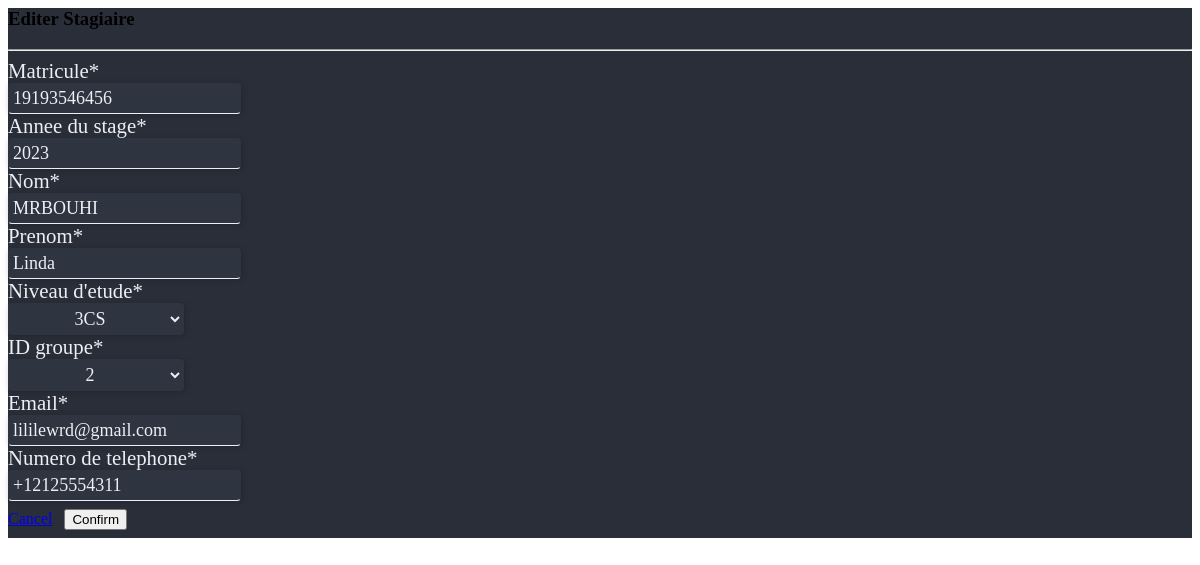
Before: /Stagier/edit/2/ (signed in) with the older database file.
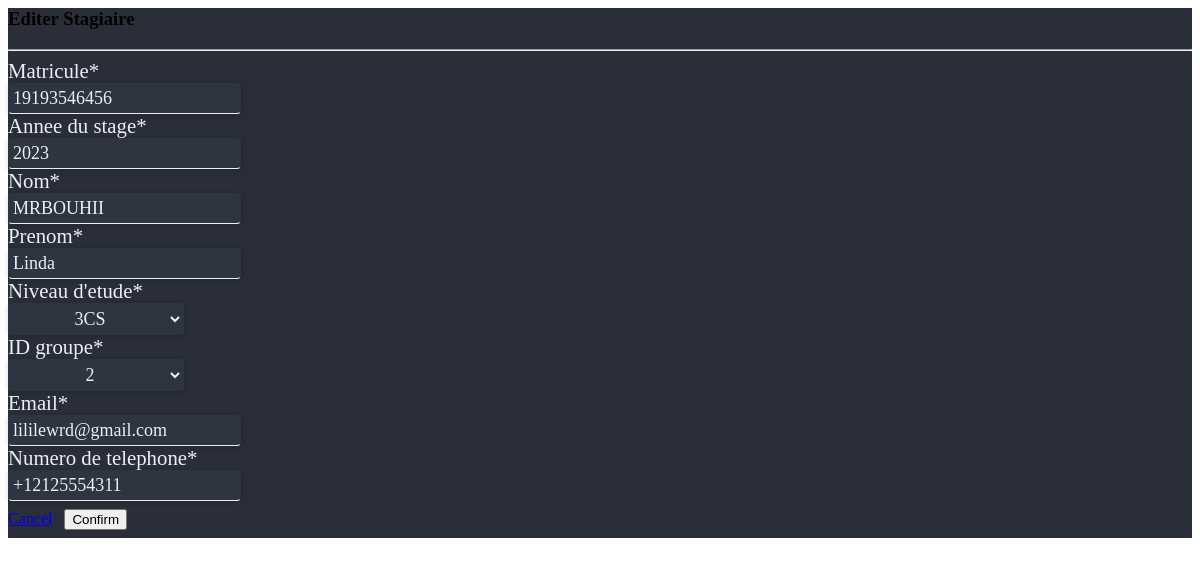
After: the same page with the newer database file.
### gestionnaire/models.py (models this page shows, shortened)
class Stagier(models.Model):
    NIV = (
    ('1CPI', '1CPI'),
    ('2CPI', '2CPI'),
    ('1CS', '1CS'),
    ('2CS', '2CS'),
    ('3CS', '3CS'),
    )
    matricule = models.CharField("Matricule",max_length=12)
    anneeStage = models.CharField("Annee du stage",max_length=12)
    nomStagier = models.CharField("Nom",max_length=120)
    prenomStagier = models.CharField("Prenom",max_length=120)
    niveauDetude = models.CharField("Niveau d'etude",max_length=80,choices=NIV)
    idGroupe = models.ForeignKey(Groupe, on_delete=models.CASCADE, verbose_name="ID groupe")
    emailStagier = models.EmailField("email",max_length=100)
    numeroTelephoneStagier = PhoneNumberField("Numero de telephone",unique = False, null = False, blank = False)
    class Meta:
        unique_together = ['matricule','anneeStage']

### gestionnaire/views.py (the view)
# urls.py: path('Stagier/edit/<int:pk>/', views.StagierEdit, name='dashboard-Stagier-edit'),
@login_required(login_url='user-login')
def StagierEdit(request, pk):
    item = Stagier.objects.get(id=pk)
    if request.method == 'POST':
        form = StagierForm(request.POST, instance=item)
        if form.is_valid():
            form.save()
            return redirect('dashboard-Stagier')
    else:
        form = StagierForm(instance=item)
    context = {
         'item': item,
        'form': form,
    }
    return render(request, 'dashboard/Stagier_edit.html', context)

### gestionnaire/forms.py
class StagierForm (forms.ModelForm ):
    class Meta:
        model = Stagier
        fields = '__all__'

### gestionnaire/models.py (called while the page is built)
    def __str__(self):
        return f'{self.id}'

### gestionnaire/templates/dashboard/Stagier_edit.html (shortened to what this page needs)
{% load crispy_forms_tags %} {% block content %}
<div class="" style="background-color: rgb(41, 46, 57)">
  <div class="p-3">
    <h3 class="text-center">Editer Stagiaire</h3>
    <hr style="background: rgb(236, 239, 244)" />
    <form
      method="POST"
      class="form2"
      action="{% url 'dashboard-Stagier-edit' item.id %}"
    >
      {% csrf_token %} {{ form|crispy }}
      <a class="btn ModalDelete" href="{% url 'dashboard-Stagier' %}">Cancel</a>
      <button class="btn ModalEdit" id="delete" type="submit" value="Confirm">
        Confirm
      </button>
    </form>
  </div>
</div>
{% endblock %}

Changed rows visible on the page:
changed Stagier "Linda": nomStagier "MRBOUHI" → "MRBOUHII"
